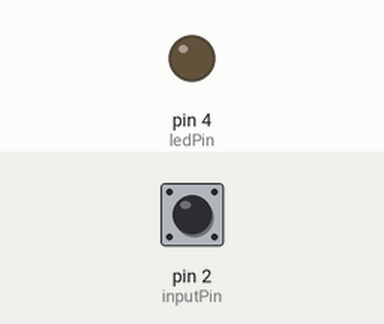
The sketch below on a simulated Arduino Uno, built with avr-gcc and run on an emulated ATmega328P. On the bench: output pins drawn as LEDs (lit = HIGH). Dashed ring = blinking. The inputs (shaded band) are chosen by the test bench; at power-on: pin 2 (inputPin) HIGH. What the sketch prints to the serial monitor is not drawn.

Above: at 1.2 s.
1.3 s: pin 2 (inputPin) pulled LOW for 0.15 s
At 1.37 s:
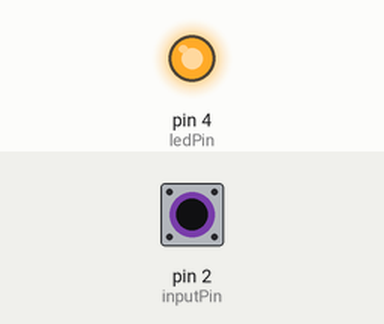
2.9 s: pin 2 (inputPin) pulled LOW for 1 s
At 5.0 s:
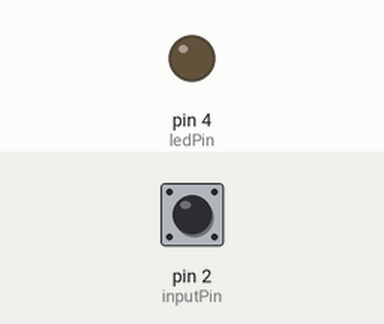
5.8 s: pin 2 (inputPin) pulled LOW for 3.2 s
At 6.4 s:
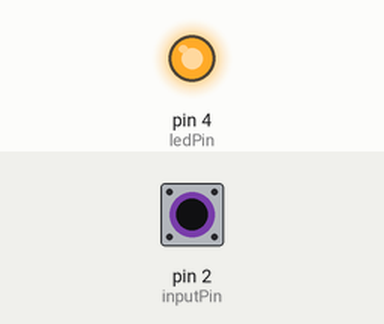
10.5 s: pin 2 (inputPin) pulsed LOW 2 times (0.12 s each, 0.3 s apart)
At 10.56 s:
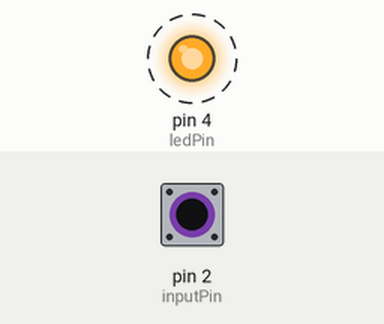
Timing chart, 0 to 13.5 s (numbered marks = the images above; inputs shaded):
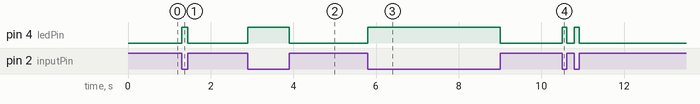

The sketch:

morse.ino
```cpp
unsigned long signal_len,t1,t2;   //variable temp pour lequel le bouton est appuyé
int inputPin = 2;                 //pin pour le BOUTTON
int ledPin = 4;                   //pin pour la LED
String code = "";

void setup()

{
  Serial.begin(9600);
  pinMode(inputPin, INPUT_PULLUP); //"pullup resistor" pour simplifier le circuit
  pinMode(ledPin,OUTPUT);
}

void loop()
{
NextDotDash:
  while (digitalRead(inputPin) == HIGH) {}
  t1 = millis();                            //temps quand le boutton est pressé
  digitalWrite(ledPin, HIGH);               //LED "HIGH" quand le bouton est pressé (on)
  while (digitalRead(inputPin) == LOW) {}
  t2 = millis();                            //temps quand le boutton est relaché
  digitalWrite(ledPin, LOW);                //LED "low" quand le boutton est relaché (off)
  signal_len = t2 - t1;                     //temp pour lequel le bouton est appuyé
  if (signal_len > 50)
  {
    code += readio();                       //fonction pour lire "dot" ou "dash" (. ou _)
  }
  while ((millis() - t2) < 500)           //si le temps entre deux activation du boutton est plus grand que 0.5sec, passe la boucle et va a l'alphabet
  {
    if (digitalRead(inputPin) == LOW)
    {
      goto NextDotDash;
    }
  }
  convertor();                          //fonction pour traduire le morse vers l'alphabet
}

char readio()
{
  if (signal_len < 600 && signal_len > 50)
  {
    return '.';                        //si le boutton est pressé moins de 0.6sec alors c'est un point (.)
  }
  else if (signal_len > 600)
  {
    return '-';                        //si le boutton est pressé plus de 0.6sec alors c'est un tiret (_)
  }
}

void convertor()
{
  static String letters[] = {".-", "-...", "-.-.", "-..", ".", "..-.", "--.", "....", "..", ".---", "-.-", ".-..", "--", "-.", "---", ".--.", "--.-",
                             ".-.", "...", "-", "..-", "...-", ".--", "-..-", "-.--", "--..", "E"
                            };
  int i = 0;
  if (code == ".-.-.-")
  {
    Serial.print(".");        //pour casser la boucle
  }
  else
  {
    while (letters[i] != "E")  //boucle pour comparer le code avec les lettres
    {
      if (letters[i] == code)
      {
        Serial.print(char('A' + i));
        break;
      }
      i++;
    }
    if (letters[i] == "E")
    {
      Serial.println("");  //si ca ne correspond a aucune lettre, retourne une erreur
    }
  }
  code = "";                            //remise à zero du code
}
```

Measured:
- after the input at 1.3 s, pin 4 (ledPin): LOW → HIGH at once, → LOW 0.15 s later
- after the input at 2.9 s, pin 4 (ledPin): LOW → HIGH at once, → LOW 1.0 s later
- after the input at 5.8 s, pin 4 (ledPin): LOW → HIGH at once, → LOW 3.2 s later
- after the input at 10.5 s, pin 4 (ledPin): alternates HIGH for 0.12 s and LOW for 0.18 s, 4 changes in all, then stays LOW, starting at once
